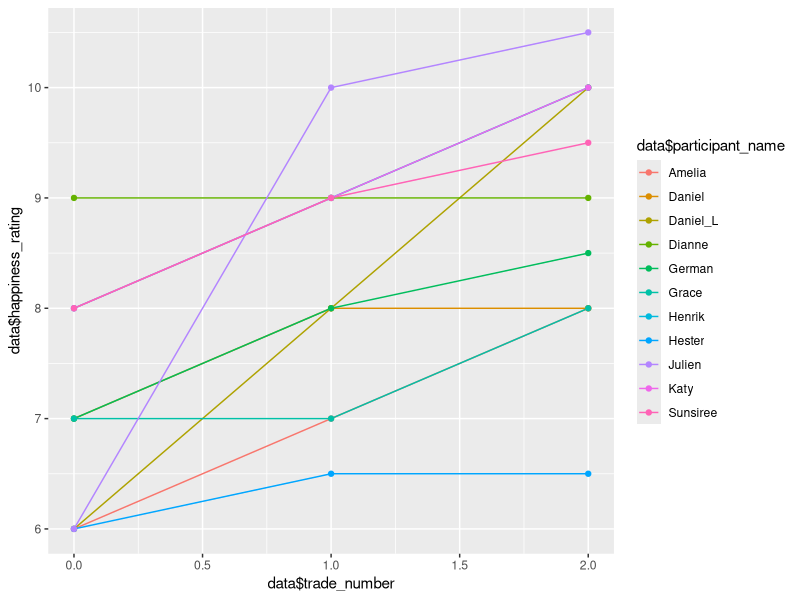

Here is the R script that generated this plot:
library(ggplot2)
data <- read.csv("data/data.csv", header=TRUE, sep=",", as.is=TRUE)
myPlot = ggplot(data, aes(data$trade_number, 
    data$happiness_rating,colour=data$participant_name)) + 
    geom_line() + 
    geom_point()
ggsave(
  filename = "fig1_happiness_of_individuals.png", plot = myPlot,
  device = "png", path = "results/")
